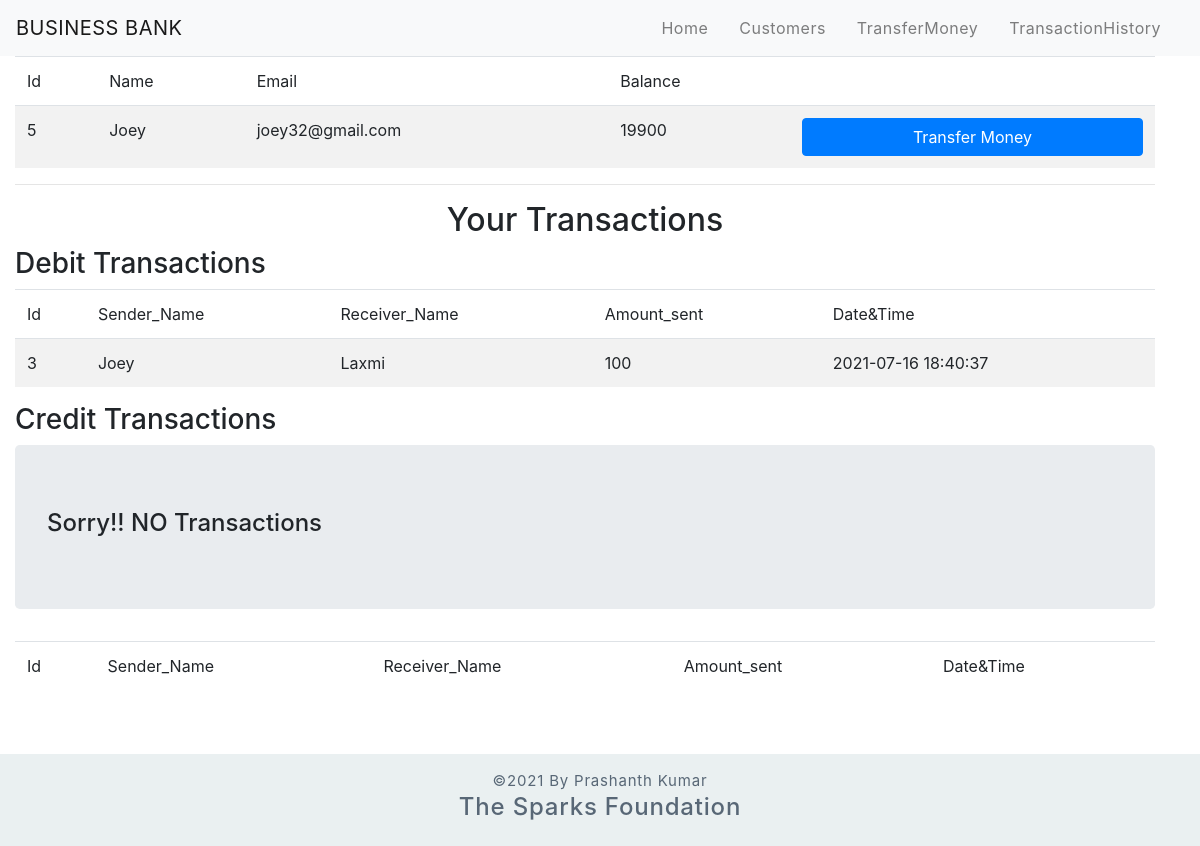
The page /view.php?id=5 on the database its author committed.
### tables this page shows
CREATE TABLE IF NOT EXISTS `customers` (
  `Id` int NOT NULL AUTO_INCREMENT,
  `Name` varchar(255) NOT NULL,
  `Email` varchar(255) NOT NULL,
  `Balance` int NOT NULL,
  PRIMARY KEY (`Id`)
);

CREATE TABLE IF NOT EXISTS `transfers` (
  `Id` int NOT NULL AUTO_INCREMENT,
  `Sender_Name` varchar(255) DEFAULT NULL,
  `Receiver_Name` varchar(255) DEFAULT NULL,
  `Amount_sent` int NOT NULL,
  `datetime` datetime NOT NULL DEFAULT CURRENT_TIMESTAMP,
  PRIMARY KEY (`Id`)
);

### view.php (the view, shortened to what this page needs)
<?php
    include 'connection.php';
?>
<!DOCTYPE html>
<html>
    <head>
        <link rel="stylesheet" href="https://stackpath.bootstrapcdn.com/bootstrap/4.5.2/css/bootstrap.min.css">
    </head>
    <body>
        <?php
            include 'header.php';
        ?>
        <div class="container-fluid row">
            <div class='col-md'>
                <table class='table table-striped'>
                    <thead>
                        <tr>
                            <td>Id</td>
                            <td>Name</td>
                            <td>Email</td>
                            <td>Balance</td>
                            <td></td>
                        </tr>
                    </thead>
                    <?php
                        $id=$_GET['id'];
                        $query="SELECT * from customers WHERE Id=$id";
                        $result=mysqli_query($con,$query);
                        while($row= mysqli_fetch_assoc($result)){
                    ?>
                    <tbody>
                        <tr>
                            <td><?php echo $row['Id'] ?></td>
                            <td><?php echo $row['Name'] ?></td>
                            <td><?php echo $row['Email'] ?></td>
                            <td><?php echo $row['Balance'] ?></td>
                            <td><a href="transfer.php?id=<?php echo $row['Id'] ?>">
                                <button class='btn btn-primary btn-block'>Transfer Money</button></a></td>
                        </tr>
                        <?php
                            }
                        ?>
                    </tbody>
                </table>
                <hr>
                <h2 style="text-align: center;">Your Transactions</h2>
                <h3>Debit Transactions</h3>
                <table class='table table-striped'>
                    <thead>
                        <tr>
                            <td>Id</td>
                            <td>Sender_Name</td>
                            <td>Receiver_Name</td>
                            <td>Amount_sent</td>
                            <td>Date&Time</td>
                        </tr>
                    </thead>
                    <?php
                        $id=$_GET['id'];
                        $query="SELECT Name from customers WHERE Id=$id";
                        $result=mysqli_query($con,$query);
                        $row=mysqli_fetch_assoc($result);
                        $name=$row['Name'];
                        $debit_query="SELECT * from transfers WHERE Sender_Name= '$name' ";
                        $debit_execute=mysqli_query($con,$debit_query);
                        if(mysqli_num_rows($debit_execute)==0){
                    ?>
                    <div class="jumbotron">
                        <h4>Sorry!! NO Transactions</h4>
                    </div>
                    <?php
                        }else{
                            while ($row=mysqli_fetch_assoc($debit_execute)){
                    ?>
                        <tbody>
                            <tr>
                                <td><?php echo $row['Id'] ?></td>
                                <td><?php echo $row['Sender_Name'] ?></td>
                                <td><?php echo $row['Receiver_Name'] ?></td>
                                <td><?php echo $row['Amount_sent'] ?></td>
                                <td><?php echo $row['datetime'] ?></td>
                            </tr>
                            <?php
                                }
                            }
                            ?>
                        </tbody>
                </table>
                <h3>Credit Transactions</h3>
                <table class='table table-striped'>
                    <thead>
                        <tr>
                            <td>Id</td>
                            <td>Sender_Name</td>
                            <td>Receiver_Name</td>
                            <td>Amount_sent</td>
                            <td>Date&Time</td>
                        </tr>
                    </thead>
                    <?php
                        $id=$_GET['id'];
                        $query="SELECT Name from customers WHERE Id=$id";
                        $result=mysqli_query($con,$query);
                        $row=mysqli_fetch_assoc($result);
                        $name=$row['Name'];
                        $credit_query="SELECT * from transfers WHERE Receiver_Name='$name' ";
                        $credit_execute=mysqli_query($con,$credit_query);
                        if(mysqli_num_rows($credit_execute)==0){
                    ?>
                    <div class="jumbotron">
                        <h4>Sorry!! NO Transactions</h4>
                    </div>
                    <?php
                            }
                            ?>
                </table>
            </div>
        </div>
        <footer class="text-center mt-5 py-3">
            <p>&copy;2021 By Prashanth Kumar</p>
            <h4>The Sparks Foundation</h4>
        </footer>
    </body>
</html>

### view.php (style rules this page uses)
footer { color: #586776; background-color: #EAF0F1; letter-spacing: 0.8px; }
footer p { margin: 0px; font-size: 15px; }

### rows shown on the page
customers: Id "5", Name "Joey", Email "joey32@gmail.com", Balance "19900"
transfers: Id "3", Sender_Name "Joey", Receiver_Name "Laxmi", Amount_sent "100", datetime "2021-07-16 18:40:37"
